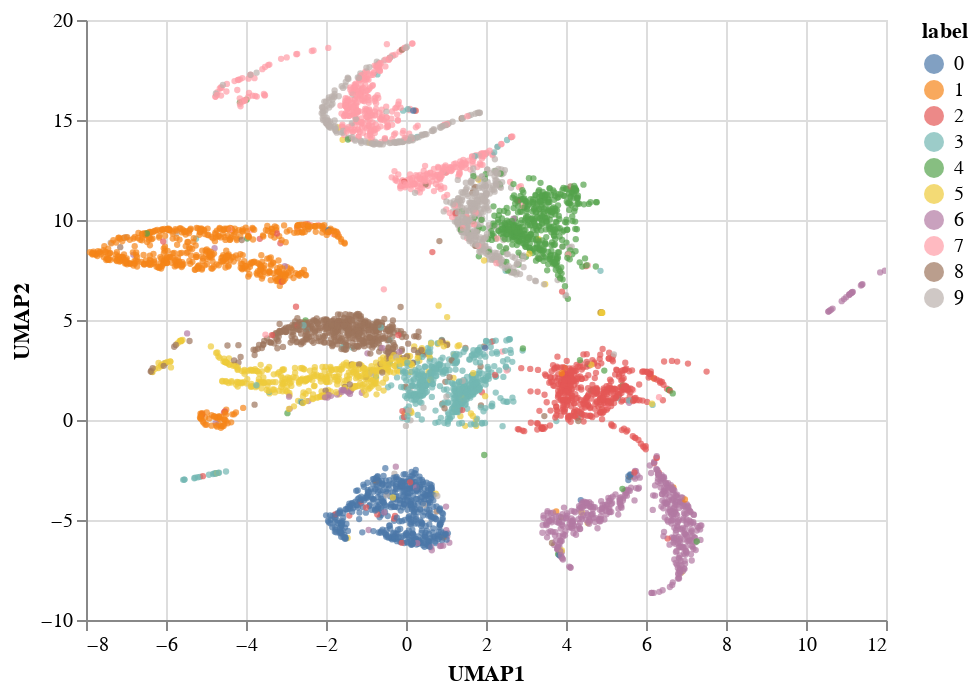

The notebook cell this image was saved under:
### Code cell
alt.Chart(vis_df).mark_circle(size=10).encode(
    x='UMAP1:Q',
    y='UMAP2:Q',
    color='label:N',
    tooltip=['label']
).interactive()

### Figure 1 — Vega-Lite specification as saved in the notebook (floating-point values rounded to 4 significant figures; data arrays with more than 128 entries replaced by an {"elided": "..."} marker saying what was removed)
{"config": {"view": {"continuousWidth": 400, "continuousHeight": 300}}, "data": {"name": "data-4758798a87fe466da9eabab14814a619"}, "mark": {"type": "circle", "size": 10}, "encoding": {"color": {"type": "nominal", "field": "label"}, "tooltip": [{"type": "quantitative", "field": "label"}], "x": {"type": "quantitative", "field": "UMAP1"}, "y": {"type": "quantitative", "field": "UMAP2"}}, "selection": {"selector003": {"type": "interval", "bind": "scales", "encodings": ["x", "y"]}}, "$schema": "https://vega.github.io/schema/vega-lite/v4.8.1.json", "datasets": {"data-4758798a87fe466da9eabab14814a619": {"elided": "5000 records"}}}
